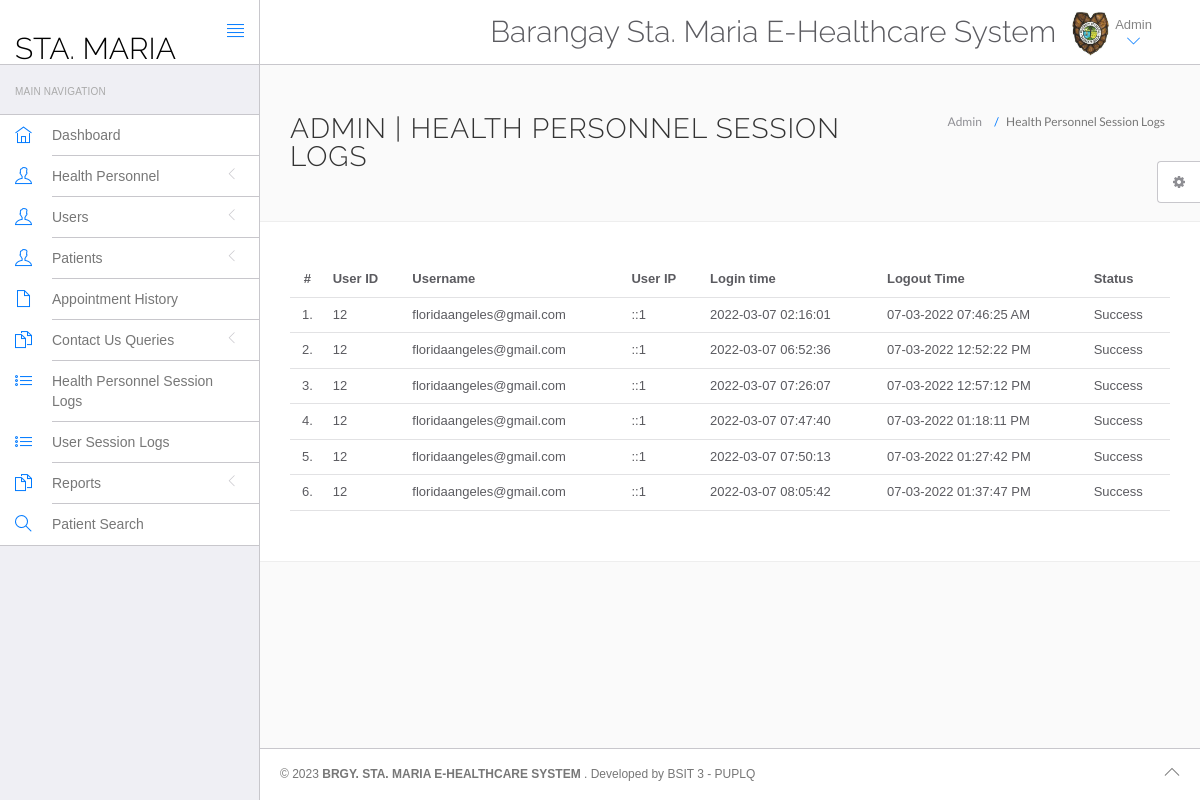
Page /hospital/hms/admin/doctor-logs.php (signed in) on the committed database.
### tables this page shows
CREATE TABLE `doctorslog` (
  `id` int(11) NOT NULL,
  `uid` int(11) DEFAULT NULL,
  `username` varchar(255) DEFAULT NULL,
  `userip` binary(16) DEFAULT NULL,
  `loginTime` timestamp NULL DEFAULT current_timestamp(),
  `logout` varchar(255) DEFAULT NULL,
  `status` int(11) DEFAULT NULL
);

### hospital/hms/admin/doctor-logs.php (the view, shortened to what this page needs)
<?php
include('include/config.php');
?>
<!DOCTYPE html>
<html lang="en">
	<head>
		<link rel="stylesheet" href="vendor/bootstrap/css/bootstrap.min.css">
		<link rel="stylesheet" href="vendor/fontawesome/css/font-awesome.min.css">
		<link rel="stylesheet" href="vendor/themify-icons/themify-icons.min.css">
		<link href="vendor/animate.css/animate.min.css" rel="stylesheet" media="screen">
		<link href="vendor/perfect-scrollbar/perfect-scrollbar.min.css" rel="stylesheet" media="screen">
		<link href="vendor/switchery/switchery.min.css" rel="stylesheet" media="screen">
		<link href="vendor/bootstrap-touchspin/jquery.bootstrap-touchspin.min.css" rel="stylesheet" media="screen">
		<link href="vendor/select2/select2.min.css" rel="stylesheet" media="screen">
		<link href="vendor/bootstrap-datepicker/bootstrap-datepicker3.standalone.min.css" rel="stylesheet" media="screen">
		<link href="vendor/bootstrap-timepicker/bootstrap-timepicker.min.css" rel="stylesheet" media="screen">
		<link rel="stylesheet" href="assets/css/styles.css">
		<link rel="stylesheet" href="assets/css/plugins.css">
		<link rel="stylesheet" href="assets/css/themes/theme-1.css" id="skin_color" />
	</head>
	<body>
		<div id="app">
<?php include('include/sidebar.php');?>
			<div class="app-content">
					<?php include('include/header.php');?>
				<div class="main-content" >
					<div class="wrap-content container" id="container">
						<section id="page-title">
							<div class="row">
								<div class="col-sm-8">
									<h1 class="mainTitle">Admin  | Health Personnel Session Logs</h1>
																	</div>
								<ol class="breadcrumb">
									<li>
										<span>Admin </span>
									</li>
									<li class="active">
										<span>Health Personnel Session Logs</span>
									</li>
								</ol>
							</div>
						</section>
						<div class="container-fluid container-fullw bg-white">
									<div class="row">
								<div class="col-md-12">
									<table class="table table-hover" id="sample-table-1">
										<thead>
											<tr>
												<th class="center">#</th>
												<th class="hidden-xs">User ID</th>
												<th>Username</th>
												<th>User IP</th>
												<th>Login time</th>
												<th>Logout Time </th>
												<th> Status </th>
											</tr>
										</thead>
										<tbody>
<?php
$sql=mysqli_query($con,"select * from doctorslog ");
$cnt=1;
while($row=mysqli_fetch_array($sql))
{
?>
											<tr>
												<td class="center"><?php echo $cnt;?>.</td>
												<td class="hidden-xs"><?php echo $row['uid'];?></td>
												<td class="hidden-xs"><?php echo $row['username'];?></td>
												<td><?php echo $row['userip'];?></td>
												<td><?php echo $row['loginTime'];?></td>
												<td><?php echo $row['logout'];?>
												</td>
												<td>
<?php if($row['status']==1)
{
	echo "Success";
}
else
{
	echo "Failed";
}?>
</td>
											</tr>
											<?php
$cnt=$cnt+1;
											 }?>
										</tbody>
									</table>
								</div>
							</div>
								</div>
					</div>
				</div>
			</div>
	<?php include('include/footer.php');?>
	<?php include('include/setting.php');?>
		</div>
	</body>
</html>

### hospital/hms/admin/assets/css/themes/theme-1.css (style rules this page uses)
body { background: #FAFAFA; }

### rows in the picture
doctorslog: uid "12", username "floridaangeles@gmail.com", userip "::1", loginTime "2022-03-07 02:16:01", logout "07-03-2022 07:46:25 AM", status "Success"
doctorslog: uid "12", username "floridaangeles@gmail.com", userip "::1", loginTime "2022-03-07 06:52:36", logout "07-03-2022 12:52:22 PM", status "Success"
doctorslog: uid "12", username "floridaangeles@gmail.com", userip "::1", loginTime "2022-03-07 07:26:07", logout "07-03-2022 12:57:12 PM", status "Success"
doctorslog: uid "12", username "floridaangeles@gmail.com", userip "::1", loginTime "2022-03-07 07:47:40", logout "07-03-2022 01:18:11 PM", status "Success"
doctorslog: uid "12", username "floridaangeles@gmail.com", userip "::1", loginTime "2022-03-07 07:50:13", logout "07-03-2022 01:27:42 PM", status "Success"
doctorslog: uid "12", username "floridaangeles@gmail.com", userip "::1", loginTime "2022-03-07 08:05:42", logout "07-03-2022 01:37:47 PM", status "Success"
